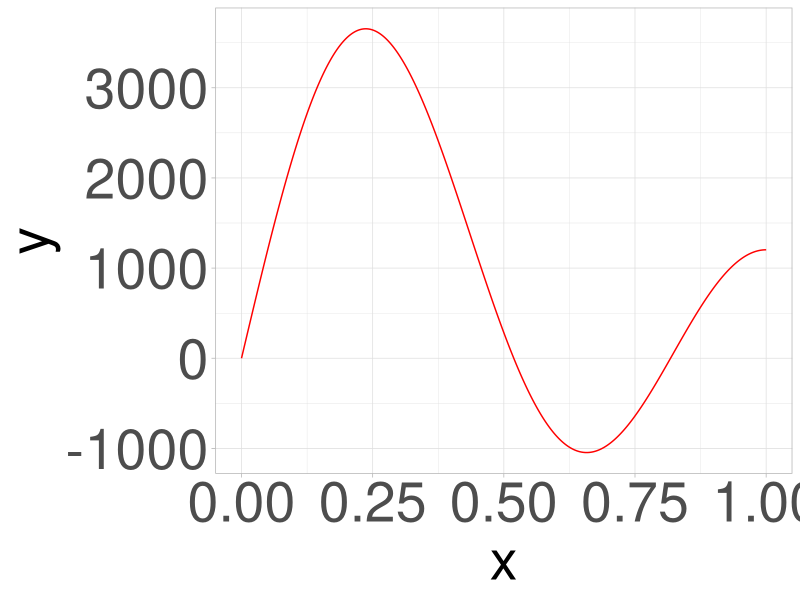
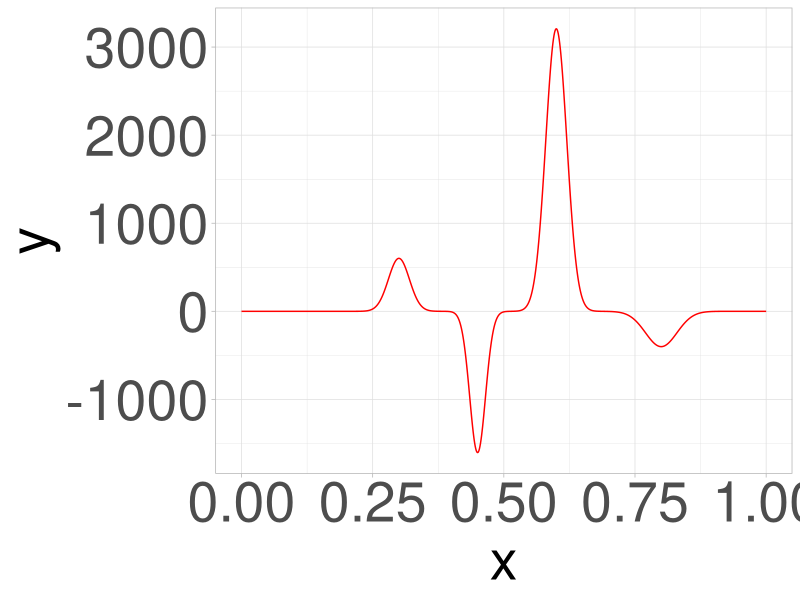

Reproduce these figures in R, in order.
library(tidyverse)

f1 <- function(t){
  return(401*(2*sin(0.5*pi*t) + 4*sin(1.5*pi*t) + 5*sin(2.5*pi*t)))
}

f2 <- function(t){
  return(401*(1.5 * exp(-0.5 * (t - 0.3)^2 / 0.02^2) - 4 * exp(-0.5 * (t - 0.45)^2 / 0.015^2) + 8 * exp(-0.5 * (t - 0.6)^2 / 0.02^2) - exp(-0.5 * (t - 0.8)^2 / 0.03^2)))
}

grid <- seq(0, 1, length.out = 1000)

plot_tibble_1 <- tibble(x = grid,
                        y = f1(grid))

plot_tibble_2 <- tibble(x = grid,
                        y = f2(grid))

f1_plot <- ggplot(data = plot_tibble_1) +
  geom_line(aes(x = x, y = y), col = 'red') +
  theme_light() +
  theme(legend.position = "none",
        axis.title = element_text(size = 40),
        axis.text = element_text(size = 40),
        legend.title = element_text(size = 48),
        legend.text = element_text(size = 40))

# save plot in appropriate folder
ggsave(filename = '../Graphics/f1_plot.pdf', plot = f1_plot,
       width = 20, height = 12, units = "in", dpi = 600)

f2_plot <- ggplot(data = plot_tibble_2) +
  geom_line(aes(x = x, y = y), col = 'red') +
  theme_light() +
  theme(legend.position = "none",
        axis.title = element_text(size = 40),
        axis.text = element_text(size = 40),
        legend.title = element_text(size = 48),
        legend.text = element_text(size = 40))

# save plot in appropriate folder
ggsave(filename = '../Graphics/f2_plot.pdf', plot = f2_plot,
       width = 20, height = 12, units = "in", dpi = 600)
